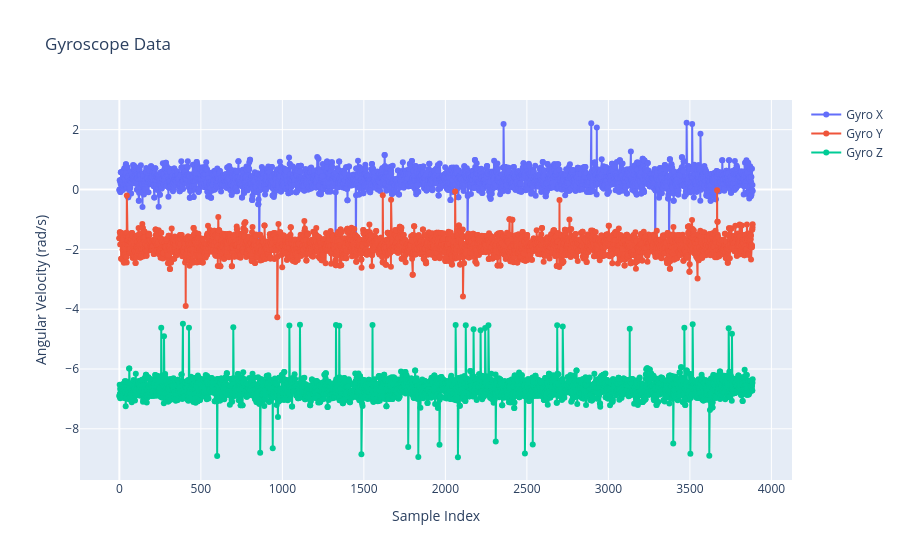

Notebook source saved alongside this figure:
### Code cell
# plot gyro data
fig = go.Figure()
fig.add_trace(go.Scatter(x=df.index, y=df['gyro_x_dps'], mode='lines+markers', name='Gyro X'))
fig.add_trace(go.Scatter(x=df.index, y=df['gyro_y_dps'], mode='lines+markers', name='Gyro Y'))
fig.add_trace(go.Scatter(x=df.index, y=df['gyro_z_dps'], mode='lines+markers', name='Gyro Z'))
fig.update_layout(title='Gyroscope Data', xaxis_title='Sample Index', yaxis_title='Angular Velocity (rad/s)')
fig.show()

### Figure 1 — Plotly figure (JSON) as saved in the notebook; plotly's stock layout.template omitted (floating-point values rounded to 4 significant figures; data arrays with more than 128 entries replaced by an {"elided": "..."} marker saying what was removed)
{"data": [{"mode": "lines+markers", "name": "Gyro X", "type": "scatter", "x": {"elided": "3886 int values"}, "y": {"elided": "3886 float values"}}, {"mode": "lines+markers", "name": "Gyro Y", "type": "scatter", "x": {"elided": "3886 int values"}, "y": {"elided": "3886 float values"}}, {"mode": "lines+markers", "name": "Gyro Z", "type": "scatter", "x": {"elided": "3886 int values"}, "y": {"elided": "3886 float values"}}], "layout": {"title": {"text": "Gyroscope Data"}, "xaxis": {"title": {"text": "Sample Index"}}, "yaxis": {"title": {"text": "Angular Velocity (rad/s)"}}}}
